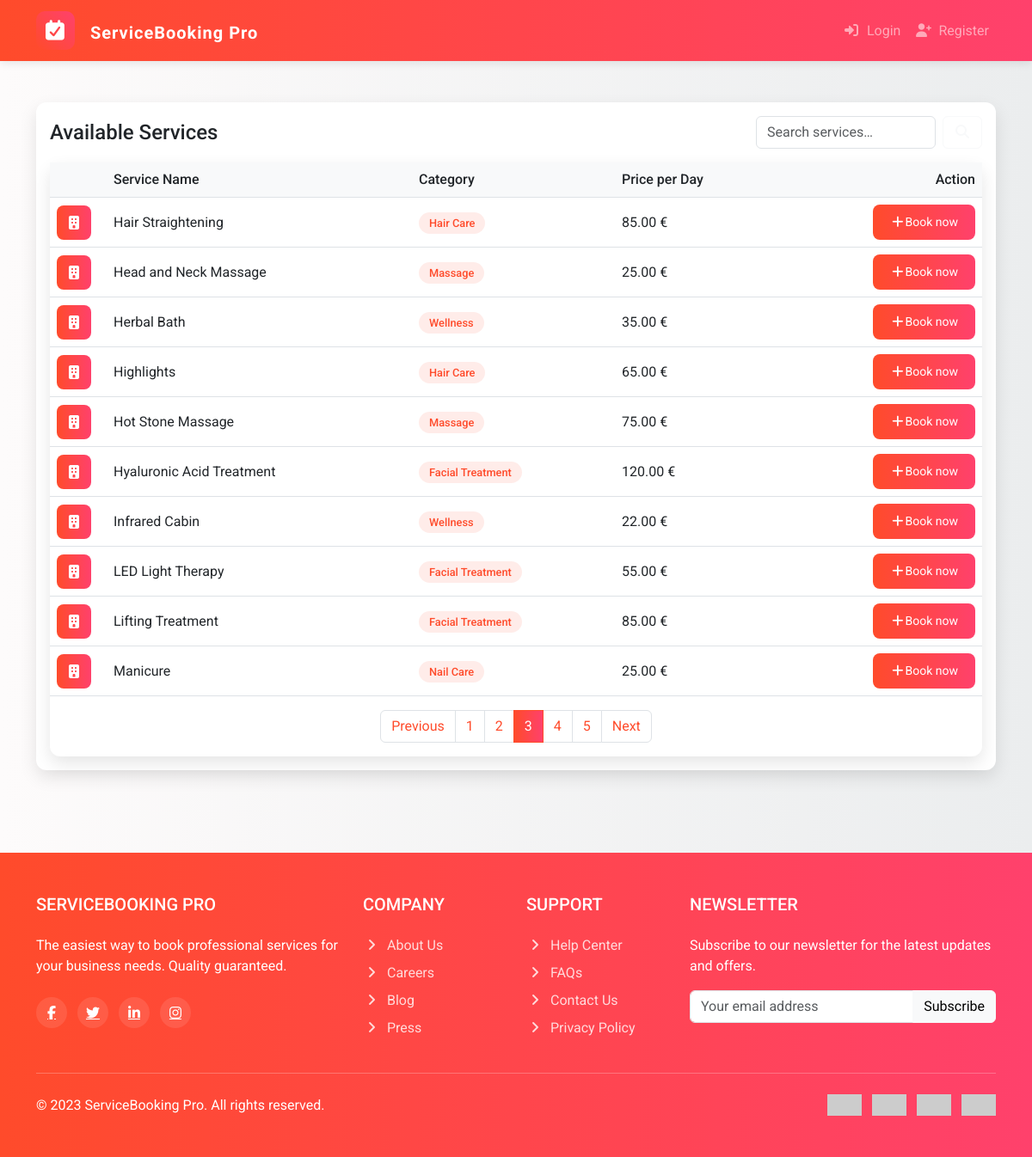
The page /?q=&page=3 on the database its author committed.
### services/models.py (models this page shows, shortened)
class Service(models.Model):
    name = models.CharField(max_length=200)
    description = models.TextField(blank=True)
    category = models.CharField(max_length=100)
    price = models.DecimalField(max_digits=10, decimal_places=2)

### services/views.py (the view)
# urls.py: path("", views.service_list, name="service_list"),
def service_list(request):
    q = (request.GET.get("q") or "").strip()
    qs = Service.objects.all()
    if q:
        qs = qs.filter(
            Q(name__icontains=q) |
            Q(category__icontains=q) |
            Q(description__icontains=q)
        )
    qs = qs.order_by("name")
    paginator = Paginator(qs, 10)  # 10 per page
    page_obj = paginator.get_page(request.GET.get("page"))
    return render(
        request,
        "services/service_list.html",
        {"page_obj": page_obj, "q": q},
    )

### templates/services/service_list.html (shortened to what this page needs)
{% extends 'base.html' %}
{% block content %}
   <div class="card">
            <div class="card-body">
<div class="d-flex align-items-center justify-content-between mb-3">
  <h1 class="h4 m-0">Available Services</h1>
  <form method="get" action="{% url 'service_list' %}" class="d-flex" role="search">
    <input class="form-control me-2" type="search" name="q" placeholder="Search services…" value="{{ q }}">
    <button class="btn btn-outline-light" type="submit">
      <i class="fas fa-search"></i>
    </button>
  </form>
</div>
   <div class="card">
<div class="table-responsive">
  <table class="table table-hover align-middle">
    <thead>
      <tr>
        <th style="width:40px;"></th>
        <th>Service Name</th>
        <th>Category</th>
        <th>Price per Day</th>
        <th class="text-end">Action</th>
      </tr>
    </thead>
    <tbody>
      {% for s in page_obj %}
        <tr>
          <td><div class="service-icon"><i class="fas fa-building"></i></div></td>
          <td>
            {% if s.get_absolute_url %}
              <a href="{{ s.get_absolute_url }}">{{ s.name }}</a>
            {% else %}
              {{ s.name }}
            {% endif %}
          </td>
          <td><span class="service-category">{{ s.category }}</span></td>
          <td>{{ s.price }} €</td>
          <td class="text-end">
            {% if user.is_authenticated %}
              <a href="{% url 'booking_form' s.pk %}" class="btn btn-primary btn-sm">
               <i class="fa-solid fa-plus me-2"></i></i>Book now
              </a>
            {% else %}
              <a href="{% url 'login' %}?next={% url 'booking_form' s.pk %}" class="btn btn-primary btn-sm">
               <i class="fa-solid fa-plus"></i></i>Book now
              </a>
            {% endif %}
          </td>
        </tr>
      {% empty %}
        <tr>
          <td colspan="5" class="text-center py-4 text-muted">Keine Services gefunden.</td>
        </tr>
      {% endfor %}
    </tbody>
  </table>
</div>
<nav aria-label="Service pagination">
  <ul class="pagination justify-content-center">
    {% if page_obj.has_previous %}
      <li class="page-item">
        <a class="page-link" href="?q={{ q }}&page={{ page_obj.previous_page_number }}">Previous</a>
      </li>
    {% else %}
      <li class="page-item disabled"><span class="page-link">Previous</span></li>
    {% endif %}
    {% for p in page_obj.paginator.page_range %}
      {% if p == page_obj.number %}
        <li class="page-item active"><span class="page-link">{{ p }}</span></li>
      {% else %}
        <li class="page-item"><a class="page-link" href="?q={{ q }}&page={{ p }}">{{ p }}</a></li>
      {% endif %}
    {% endfor %}
    {% if page_obj.has_next %}
      <li class="page-item">
        <a class="page-link" href="?q={{ q }}&page={{ page_obj.next_page_number }}">Next</a>
      </li>
    {% else %}
      <li class="page-item disabled"><span class="page-link">Next</span></li>
    {% endif %}
  </ul>
</nav>
	</div>
        </div>
		</div>
{% endblock %}

### static/css/style.css (style rules this page uses)
*, *::before, *::after { animation: none !important; transition: none !important; scroll-behavior: auto !important; }
:root { --primary: #FF4B2B; --secondary: #FF416C; --accent: #FF6B6B; --light: #f8f9fa; --dark: #343a40; }
body { font-family: 'Roboto', sans-serif; background: linear-gradient(to right, #fdfbfb, #ebedee); min-height: 100vh; display: flex; flex-direction: column; }
.card { border-radius: 12px; box-shadow: 0 8px 20px rgba(0,0,0,0.1); border: none; }
.btn-primary { background: linear-gradient(to right, var(--primary), var(--secondary)); border: none; border-radius: 8px; padding: 10px 20px; }
.table th { border-top: none; font-weight: 500; background-color: var(--light); }
.service-category { padding: 5px 12px; border-radius: 20px; font-size: 0.8rem; font-weight: 500; background-color: rgba(255, 75, 43, 0.1); color: var(--primary); }
.service-icon { width: 40px; height: 40px; display: flex; align-items: center; justify-content: center; background: linear-gradient(to right, var(--primary), var(--secondary)); color: #fff; border-radius: 8px; margin-right: 10px; }
.page-item.active .page-link { background: linear-gradient(to right, var(--primary), var(--secondary)); border-color: var(--primary); }
.page-link { color: var(--primary); }

### rows shown on the page
Service: name "Hair Straightening", category "Hair Care", price "85.00"
Service: name "Head and Neck Massage", category "Massage", price "25.00"
Service: name "Herbal Bath", category "Wellness", price "35.00"
Service: name "Highlights", category "Hair Care", price "65.00"
Service: name "Hot Stone Massage", category "Massage", price "75.00"
Service: name "Hyaluronic Acid Treatment", category "Facial Treatment", price "120.00"
Service: name "Infrared Cabin", category "Wellness", price "22.00"
Service: name "LED Light Therapy", category "Facial Treatment", price "55.00"
Service: name "Lifting Treatment", category "Facial Treatment", price "85.00"
Service: name "Manicure", category "Nail Care", price "25.00"

### other values the page prints
{{ p }} "1" "2" "4" "5"
{{ p }} "3"
